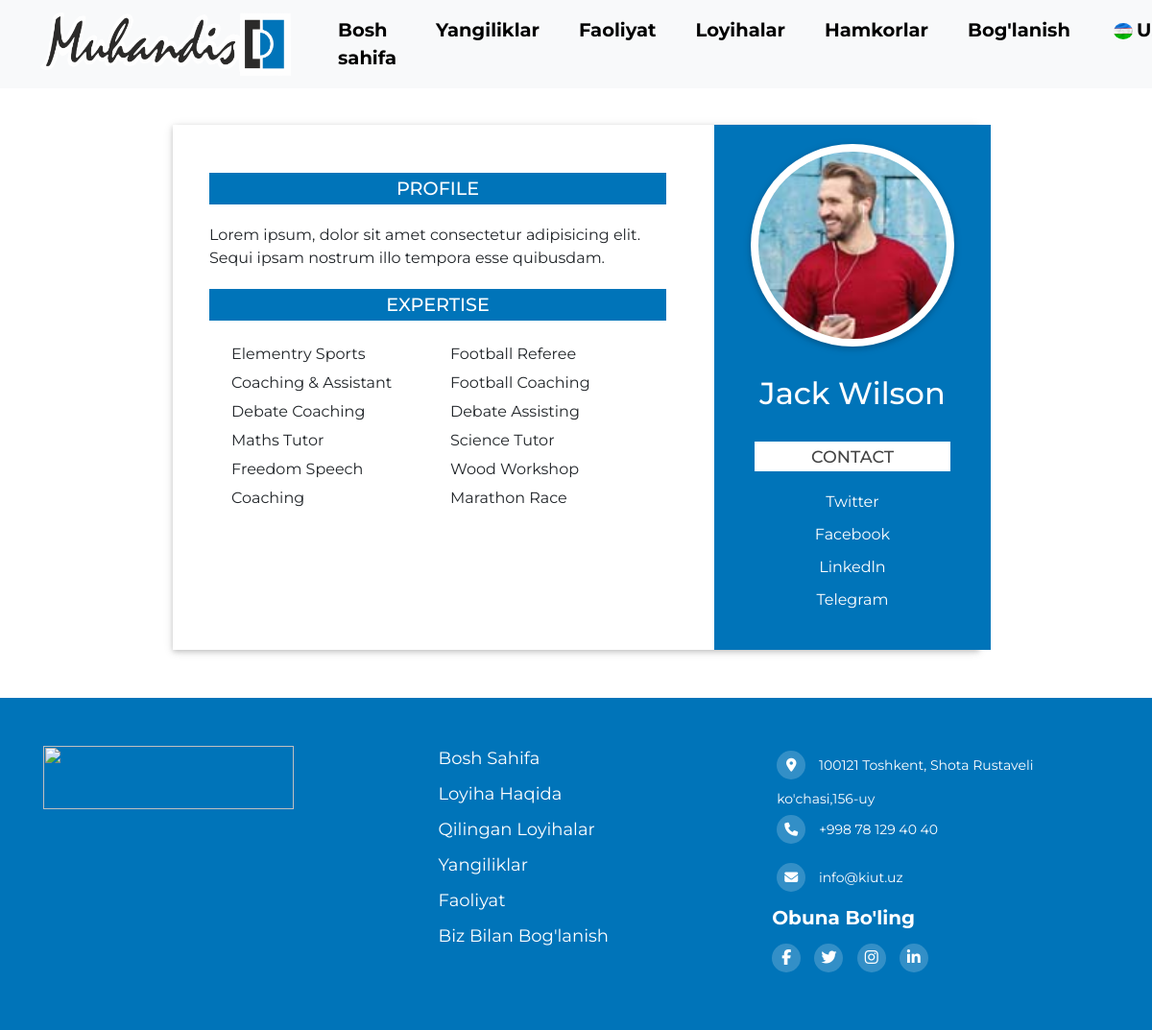
The page /studentDetail/1/ on the database its author committed.
### myApp/models.py (models this page shows, shortened)
class StudentModel(models.Model):
    student_fullname = models.CharField(max_length=50)
    student_bio = models.CharField(max_length=200)
    student_photo = models.ImageField(upload_to='students/')
    student_link1 = models.CharField(max_length=150, blank=True)
    student_link2 = models.CharField(max_length=150)
    student_link3 = models.CharField(max_length=150)
    student_link4 = models.CharField(max_length=150)

### myApp/views.py (the view)
# urls.py: path('studentDetail/<int:pk>/', OneStudentView.as_view(), name="oneStudentDetail"),
class OneStudentView(DetailView):
    model = StudentModel
    template_name = 'oneStudent.html'

### templates/oneStudent.html (shortened to what this page needs)
{% load static %}
<!DOCTYPE html>
<html lang="en">
    <head>
        <link rel="stylesheet" href="https://cdnjs.cloudflare.com/ajax/libs/font-awesome/6.5.1/css/all.min.css">
        <link href="{% static 'css/bootstrap.min.css' %}" rel="stylesheet">
        <link rel="stylesheet" href="https://cdn.jsdelivr.net/npm/bootstrap-icons@1.7.2/font/bootstrap-icons.css">
        <link rel="stylesheet" href="{% static 'css/style.css' %}">
    </head>
    <body>
        <nav class="navbar navbar-expand-lg bg-light fixed-top">
            <div class="container">
                <a class="navbar-brand" href="{% url 'home' %}">
                    <img src="{% static 'images/logo.png' %}" width="261" height="66">
                </a>
                <div class="collapse navbar-collapse" id="navbarSupportedContent">
                    <ul class="navbar-nav    ms-auto mb-2 mb-lg-0 ">
                        <li class="nav-item">
                            <a class="nav-link" href="{% url 'home' %}">Bosh sahifa</a>
                        </li>
                        <li class="nav-item ">
                            <a class="nav-link" href="{% url 'home' %}">Yangiliklar</a>
                        </li>
                        <li class="nav-item">
                            <a class="nav-link" href="{% url 'home' %}">Faoliyat</a>
                        </li>
                        <li class="nav-item">
                            <a class="nav-link" href="{% url 'home' %}">Loyihalar</a>
                        </li>
                        <li class="nav-item">
                            <a class="nav-link" href="{% url 'home' %}">Hamkorlar</a>
                        </li>
                        <li class="nav-item">
                            <a class="nav-link" href="{% url 'home' %}">Bog'lanish</a>
                        </li>
                        <li class="nav-item dropdown">
                            <a class="nav-link dropdown-toggle" data-bs-toggle="dropdown" href="#" role="button"
                                aria-expanded="false">
                                <img src="{% static 'images/uz_flag.jpg' %}" class="img m-1" alt="UZ">UZ
                            </a>
                        </li>
                    </ul>
                </div>
            </div>
        </nav>
        <div class="profile-box">
            <div class="row">
                <div class="col-lg-8 col-md-7 detail-px ">
                    <h3>Profile</h3>
                    <p>{{ object.student_bio }}</p>
                    <h3 class="mth3">Expertise</h3>
                    <ul class="exrts">
                        <li>Elementry Sports</li>
                        <li>Football Referee</li>
                        <li>Coaching & Assistant</li>
                        <li>Football Coaching</li>
                        <li>Debate Coaching</li>
                        <li>Debate Assisting</li>
                        <li>Maths Tutor</li>
                        <li>Science Tutor</li>
                        <li>Freedom Speech</li>
                        <li>Wood Workshop</li>
                        <li>Coaching</li>
                        <li>Marathon Race</li>
                    </ul>
                </div>
                <div class="col-lg-4 col-md-5 leftgh">
                    <div class="img-box">
                        <img src="{{ object.student_photo.url }}" alt="">
                    </div>
                    <div class="name-det">
                        <h2>{{ object.student_fullname }}</h2>
                        <h3>Contact</h3>
                        <a href="{{ object.student_link1 }}" style="text-decoration: none; color: white;">
                            <p>Twitter</p>
                        </a>
                        <a href="{{ object.student_link }}" style="text-decoration: none; color: white;">
                            <p>Facebook</p>
                        </a>
                        <a href="{{ object.student_link3 }}" style="text-decoration: none; color: white;">
                            <p>Linkedln</p>
                        </a>
                        <a href="{{ object.student_link4 }}" style="text-decoration: none; color: white;">
                            <p>Telegram</p>
                        </a>
                    </div>
                </div>
            </div>
        </div>
        <footer class="footer">
            <div class="container">
                <div class="row">
                    <div class="footer-col">
                        <a class="navbar-brand" href="{% url 'home' %}">
                            <img src="{% static 'images/logo.png '%}" width="261" height="66">
                        </a>
                    </div>
                    <div class="footer-col">
                        <ul>
                            <li><a href="#">Bosh sahifa</a></li>
                            <li><a href="#">Loyiha haqida</a></li>
                            <li><a href="#">Qilingan loyihalar</a></li>
                            <li><a href="#">Yangiliklar</a></li>
                            <li><a href="#">Faoliyat</a></li>
                            <li><a href="#">Biz bilan bog'lanish</a></li>
                        </ul>
                    </div>
                    <div class="footer-col">
                        <div class="contact">
                            <a class="contacts-a" href="#">
                                <i class="fa-solid fa-location-dot"></i>
                                <span class="icon-text">100121 Toshkent, Shota Rustaveli ko'chasi,156-uy</span>
                            </a>
                            <a class="contacts-a" href="#">
                                <i class="fa-solid fa-phone"></i>
                                <span class="icon-text">+998 78 129 40 40</span>
                            </a>
                            <a class="contacts-a" href="#">
                                <i class="fa-solid fa-envelope"></i>
                                <span class="icon-text">info@kiut.uz</span>
                            </a>
                        </div>
                        <h4>Obuna bo'ling</h4>
                        <div class="social-links">
                            <a href="#"><i class="fab fa-facebook-f"></i></a>
                            <a href="#"><i class="fab fa-twitter"></i></a>
                            <a href="#"><i class="fab fa-instagram"></i></a>
                            <a href="#"><i class="fab fa-linkedin-in"></i></a>
                        </div>
                    </div>
                </div>
            </div>
        </footer>
    </body>
</html>

### static/css/style.css (style rules this page uses)
* { font-family: 'Montserrat', sans-serif; text-decoration: none; }
body { background: #ffffff; overflow-x: hidden; }
.navbar { background-color: #D6E6F2; }
.img { width: 20px; height: 17px; border-radius: 50%; }
.nav-link { color: #000000; font-size: 80px; margin-left: 25px; }
.navbar-nav a { font-size: 19.5px; text-transform: none; font-weight: bold; }
.row { display: flex; flex-wrap: wrap; }
ul { list-style: none; }
.footer { background-color: #0074B9; padding: 50px 0; }
.footer-col { width: 33.3%; padding: 0 15px; }
.footer-col h4 { font-size: 20px; color: #ffffff; text-transform: capitalize; margin-bottom: 15px; font-weight: bold; position: relative; }
.footer-col ul li:not(:last-child) { margin-bottom: 10px; }
.footer-col ul li a { font-size: 18px; text-transform: capitalize; color: #ffffff; text-decoration: none; color: #ffffff; display: block; font-weight: 400; transition: all 0.3s ease; }
.footer-col .social-links a { display: inline-block; height: 30px; width: 30px; background-color: rgba(255,255,255,0.2); margin:0 10px 10px 0; text-align: center; line-height: 30px; border-radius: 50%; color: #ffffff; transition: all 0.5s ease; }
.footer-col .contact i { display: inline-block; height: 30px; width: 30px; background-color: rgba(255,255,255,0.2); margin:0 10px 10px 0; text-align: center; line-height: 30px; border-radius: 50%; color: #ffffff; transition: all 0.5s ease; }
.footer-col .contact .contacts-a { display: inline-block; height: 40px; width: 100%; text-decoration: none; color: #ffffff; font-size: 14px; margin: 5px; font-weight: 400; }
.profile-box { width: 70%; margin: 130px auto 50px; box-shadow: 0 2px 5px 0 rgba(0, 0, 0, 0.16), 0 2px 10px 0 rgba(0, 0, 0, 0.12); background-color: #FFF; }
.profile-box .detail-px { padding: 50px; }
.profile-box .detail-px h3 { width: 100%; background-color: #0074B9; text-align: center; color: #FFF; font-size: 1.2rem; padding: 5px; text-transform: uppercase; margin-bottom: 20px; }
.profile-box .detail-px .mth3 { margin-top: 20px; }
.profile-box .detail-px .exrts { padding-left: 20px; }
.profile-box .detail-px .exrts li { float: left; width: 50%; padding: 3px; }
.leftgh { background-color: #0074B9; color: #FFF; }
.leftgh .img-box { text-align: center; }
.leftgh .img-box img { border-radius: 50%; box-shadow: 0 2px 5px 0 rgba(0, 0, 0, 0.16), 0 2px 10px 0 rgba(0, 0, 0, 0.12); background-color: #FFF; padding: 8px; margin-top: 20px; width: 80%; }
.leftgh .name-det { padding: 30px; text-align: center; }
.leftgh .name-det h2 { text-align: center; margin-bottom: 30px; }
.leftgh .name-det h3 { width: 100%; background-color: #fff; color: #444; font-size: 1.1rem; padding: 5px; text-transform: uppercase; margin-bottom: 20px; text-align: center; margin-top: 20px; }
.leftgh .name-det p { margin-bottom: 10px; }

### rows shown on the page
StudentModel: student_bio "Lorem ipsum, dolor sit amet consectetur adipisicing elit. Sequi ipsam nostrum illo tempora esse quibusdam.", student_photo (picture), student_fullname "Jack Wilson"
